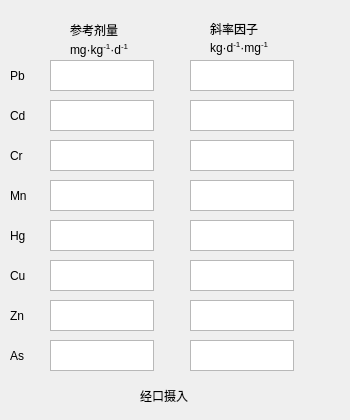
     <widget class="QWidget" name="tab">
      <property name="styleSheet">
       <string notr="true"/>
      </property>
      <attribute name="title">
       <string>经口摄入</string>
      </attribute>
      <widget class="QLabel" name="label_60">
       <property name="geometry">
        <rect>
         <x>10</x>
         <y>340</y>
         <width>61</width>
         <height>31</height>
        </rect>
       </property>
       <property name="text">
        <string>As</string>
       </property>
      </widget>
      <widget class="QLabel" name="label_52">
       <property name="geometry">
        <rect>
         <x>10</x>
         <y>140</y>
         <width>61</width>
         <height>31</height>
        </rect>
       </property>
       <property name="text">
        <string>Cr</string>
       </property>
      </widget>
      <widget class="QLabel" name="label_54">
       <property name="geometry">
        <rect>
         <x>10</x>
         <y>100</y>
         <width>61</width>
         <height>31</height>
        </rect>
       </property>
       <property name="text">
        <string>Cd</string>
       </property>
      </widget>
      <widget class="QLabel" name="label_59">
       <property name="geometry">
        <rect>
         <x>10</x>
         <y>180</y>
         <width>61</width>
         <height>31</height>
        </rect>
       </property>
       <property name="text">
        <string>Mn</string>
       </property>
      </widget>
      <widget class="QLabel" name="label_57">
       <property name="geometry">
        <rect>
         <x>10</x>
         <y>260</y>
         <width>61</width>
         <height>31</height>
        </rect>
       </property>
       <property name="text">
        <string>Cu</string>
       </property>
      </widget>
      <widget class="QLabel" name="label_58">
       <property name="geometry">
        <rect>
         <x>10</x>
         <y>300</y>
         <width>61</width>
         <height>31</height>
        </rect>
       </property>
       <property name="text">
        <string>Zn</string>
       </property>
      </widget>
      <widget class="QLabel" name="label_56">
       <property name="geometry">
        <rect>
         <x>10</x>
         <y>60</y>
         <width>61</width>
         <height>31</height>
        </rect>
       </property>
       <property name="text">
        <string>Pb</string>
       </property>
      </widget>
      <widget class="QLabel" name="label_53">
       <property name="geometry">
        <rect>
         <x>10</x>
         <y>220</y>
         <width>61</width>
         <height>31</height>
        </rect>
       </property>
       <property name="text">
        <string>Hg</string>
       </property>
      </widget>
      <widget class="QTextEdit" name="rfdm_cd">
       <property name="geometry">
        <rect>
         <x>50</x>
         <y>100</y>
         <width>104</width>
         <height>31</height>
        </rect>
       </property>
      </widget>
      <widget class="QTextEdit" name="rfdm_cr">
       <property name="geometry">
        <rect>
         <x>50</x>
         <y>140</y>
         <width>104</width>
         <height>31</height>
        </rect>
       </property>
      </widget>
      <widget class="QTextEdit" name="rfdm_mn">
       <property name="geometry">
        <rect>
         <x>50</x>
         <y>180</y>
         <width>104</width>
         <height>31</height>
        </rect>
       </property>
      </widget>
      <widget class="QTextEdit" name="rfdm_as">
       <property name="geometry">
        <rect>
         <x>50</x>
         <y>340</y>
         <width>104</width>
         <height>31</height>
        </rect>
       </property>
      </widget>
      <widget class="QTextEdit" name="rfdm_cu">
       <property name="geometry">
        <rect>
         <x>50</x>
         <y>260</y>
         <width>104</width>
         <height>31</height>
        </rect>
       </property>
      </widget>
      <widget class="QTextEdit" name="rfdm_zn">
       <property name="geometry">
        <rect>
         <x>50</x>
         <y>300</y>
         <width>104</width>
         <height>31</height>
        </rect>
       </property>
      </widget>
      <widget class="QTextEdit" name="rfdm_pb">
       <property name="geometry">
        <rect>
         <x>50</x>
         <y>60</y>
         <width>104</width>
         <height>31</height>
        </rect>
       </property>
      </widget>
      <widget class="QTextEdit" name="rfdm_hg">
       <property name="geometry">
        <rect>
         <x>50</x>
         <y>220</y>
         <width>104</width>
         <height>31</height>
        </rect>
       </property>
      </widget>
      <widget class="QLabel" name="label_62">
       <property name="geometry">
        <rect>
         <x>70</x>
         <y>20</y>
         <width>71</width>
         <height>20</height>
        </rect>
       </property>
       <property name="text">
        <string>&lt;html&gt;&lt;head/&gt;&lt;body&gt;&lt;p&gt;参考剂量&lt;/p&gt;&lt;/body&gt;&lt;/html&gt;</string>
       </property>
      </widget>
      <widget class="QLabel" name="label_63">
       <property name="geometry">
        <rect>
         <x>210</x>
         <y>20</y>
         <width>131</width>
         <height>16</height>
        </rect>
       </property>
       <property name="text">
        <string>&lt;html&gt;&lt;head/&gt;&lt;body&gt;&lt;p&gt;斜率因子&lt;/p&gt;&lt;/body&gt;&lt;/html&gt;</string>
       </property>
      </widget>
      <widget class="QTextEdit" name="sfm_cr">
       <property name="geometry">
        <rect>
         <x>190</x>
         <y>140</y>
         <width>104</width>
         <height>31</height>
        </rect>
       </property>
      </widget>
      <widget class="QTextEdit" name="sfm_mn">
       <property name="geometry">
        <rect>
         <x>190</x>
         <y>180</y>
         <width>104</width>
         <height>31</height>
        </rect>
       </property>
      </widget>
      <widget class="QTextEdit" name="sfm_as">
       <property name="geometry">
        <rect>
         <x>190</x>
         <y>340</y>
         <width>104</width>
         <height>31</height>
        </rect>
       </property>
      </widget>
      <widget class="QTextEdit" name="sfm_pb">
       <property name="geometry">
        <rect>
         <x>190</x>
         <y>60</y>
         <width>104</width>
         <height>31</height>
        </rect>
       </property>
      </widget>
      <widget class="QTextEdit" name="sfm_cu">
       <property name="geometry">
        <rect>
         <x>190</x>
         <y>260</y>
         <width>104</width>
         <height>31</height>
        </rect>
       </property>
      </widget>
      <widget class="QTextEdit" name="sfm_zn">
       <property name="geometry">
        <rect>
         <x>190</x>
         <y>300</y>
         <width>104</width>
         <height>31</height>
        </rect>
       </property>
      </widget>
      <widget class="QTextEdit" name="sfm_cd">
       <property name="geometry">
        <rect>
         <x>190</x>
         <y>100</y>
         <width>104</width>
         <height>31</height>
        </rect>
       </property>
      </widget>
      <widget class="QTextEdit" name="sfm_hg">
       <property name="geometry">
        <rect>
         <x>190</x>
         <y>220</y>
         <width>104</width>
         <height>31</height>
        </rect>
       </property>
      </widget>
      <widget class="QLabel" name="label_86">
       <property name="geometry">
        <rect>
         <x>140</x>
         <y>380</y>
         <width>61</width>
         <height>31</height>
        </rect>
       </property>
       <property name="text">
        <string>经口摄入</string>
       </property>
      </widget>
      <widget class="QLabel" name="label_107">
       <property name="geometry">
        <rect>
         <x>70</x>
         <y>40</y>
         <width>81</width>
         <height>21</height>
        </rect>
       </property>
       <property name="text">
        <string>&lt;html&gt;&lt;head/&gt;&lt;body&gt;&lt;p&gt;&lt;span style=&quot; font-family:'Times New Roman'; color:#000000;&quot;&gt;mg·kg&lt;/span&gt;&lt;span style=&quot; font-family:'Times New Roman'; color:#000000; vertical-align:super;&quot;&gt;-1&lt;/span&gt;&lt;span style=&quot; font-family:'Times New Roman'; color:#000000;&quot;&gt;·d&lt;/span&gt;&lt;span style=&quot; font-family:'Times New Roman'; color:#000000; vertical-align:super;&quot;&gt;-1&lt;/span&gt;&lt;/p&gt;&lt;/body&gt;&lt;/html&gt;</string>
       </property>
      </widget>
      <widget class="QLabel" name="label_108">
       <property name="geometry">
        <rect>
         <x>210</x>
         <y>40</y>
         <width>131</width>
         <height>16</height>
        </rect>
       </property>
       <property name="text">
        <string>&lt;html&gt;&lt;head/&gt;&lt;body&gt;&lt;p&gt;&lt;span style=&quot; font-family:'Times New Roman'; color:#000000;&quot;&gt;kg·d&lt;/span&gt;&lt;span style=&quot; font-family:'Times New Roman'; color:#000000; vertical-align:super;&quot;&gt;-1&lt;/span&gt;&lt;span style=&quot; font-family:'Times New Roman'; color:#000000;&quot;&gt;·mg&lt;/span&gt;&lt;span style=&quot; font-family:'Times New Roman'; color:#000000; vertical-align:super;&quot;&gt;-1&lt;/span&gt;&lt;/p&gt;&lt;/body&gt;&lt;/html&gt;</string>
       </property>
      </widget>
     </widget>
